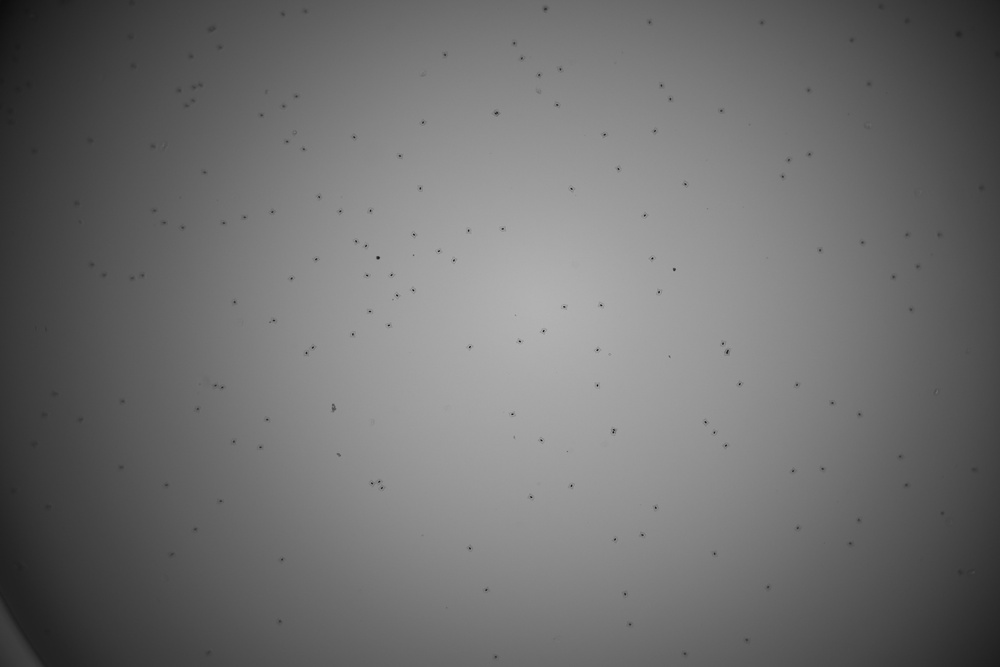
#> input picture Barcode Beads Detection/img/W_A1_0_3.jpg, 1000 x 667 px, shrunk from 5472 x 3648 before the run
$ python main.py
#> lines starting #> are read from the running program, lines starting #| are printed output that depends on the picture; after the words box and inside, x2 and y2 are one past the last pixel; in counts of white or black regions, pixels touching at a corner belong together
### Barcode Beads Detection/func.py
import numpy as np
from numpy.lib.stride_tricks import as_strided

def _rgb2gray(rgb):
    gray = np.dot(rgb[...,:3], [0.2989, 0.5870, 0.1140])
    return np.round(gray, 0)

def _pad_with(vector, pad_width, iaxis, kwargs):
    pad_value = kwargs.get('padder', 0)
    vector[:pad_width[0]] = pad_value
    vector[-pad_width[1]:] = pad_value

def _pad(X, k, padder=0):
    XX_shape = tuple(np.subtract(X.shape, k.shape) + 1)
    if XX_shape!=X.shape:
        P = np.subtract(X.shape, XX_shape) // 2
        if len(np.unique(P))!=1:
            print('kernel is not square matrix')
        else:
            X_ = np.pad(X, P[0], _pad_with, padder=padder)
    else:
        X_ = np.copy(X)
    return X_

def _dilation(X, k):
    X = ~(X.astype(bool)) * 1
    X_pad = _pad(X, k, padder=1)
    view_shape = tuple(np.subtract(X_pad.shape, k.shape) + 1) + k.shape
    strides = X_pad.strides + X_pad.strides
    sub_matrices = as_strided(X_pad, view_shape, strides)
    cv = np.einsum('klij,ij->kl', sub_matrices, k)
    cv_ = cv // (k.shape[0] * k.shape[1])

    return ~(cv_.astype(bool)) * 1

def _erosion(X, k):
    X_pad = _pad(X, k)
    view_shape = tuple(np.subtract(X_pad.shape, k.shape) + 1) + k.shape
    strides = X_pad.strides + X_pad.strides
    sub_matrices = as_strided(X_pad, view_shape, strides)
    cv = np.einsum('klij,ij->kl', sub_matrices, k)

    return cv // (k.shape[0] * k.shape[1])

def _conv2d(X, k):
    k_ = k / (k.shape[0] * k.shape[1])
    X_pad = _pad(X, k_)
    view_shape = tuple(np.subtract(X_pad.shape, k_.shape) + 1) + k_.shape
    strides = X_pad.strides + X_pad.strides
    sub_matrices = as_strided(X_pad, view_shape, strides)
    cv = np.einsum('klij,ij->kl', sub_matrices, k_)
    return cv

def gaussian_kernel(size, sigma):
    size = int(size) // 2
    x, y = np.mgrid[-size:size+1, -size:size+1]
    normal = 1 / (2.0 * np.pi * sigma**2)
    g =  np.exp(-((x**2 + y**2) / (2.0*sigma**2))) * normal
    return g

def _adpt_thold(image, kernel_size, c):
    sigma = 0.3 * ((kernel_size - 1) * 0.5 - 1) + 0.8
    k = gaussian_kernel(kernel_size, sigma=sigma)
    img_pad = _pad(image, k)
    view_shape = tuple(np.subtract(img_pad.shape, k.shape) + 1) + k.shape
    strides = img_pad.strides + img_pad.strides
    sub_matrices = as_strided(img_pad, view_shape, strides)
    thold = np.einsum('klij,ij->kl', sub_matrices, k) - c
    img_adpt_thold = (~np.greater(image, thold)) / np.sum(k) * 1
    return img_adpt_thold

### Barcode Beads Detection/main.py
import cv2
import argparse
import os
import time
import func
import config

tStart = time.time()
#%% args
parser = argparse.ArgumentParser()
parser.add_argument('-I','--image',
                   default='./img/W_A1_0_3.jpg',
                   help='input image')

parser.add_argument('-O','--output',
                    default='./result',
                    help='output path')

args = parser.parse_args()

#%% read & gray
image_org = cv2.imread(args.image)
#> image_org is the input picture: shape (667, 1000, 3); min 12, max 182, mean 110.6
image = func._rgb2gray(image_org)
#%% conv2
img_cv = func._conv2d(image, config.k_cv)
#> in _conv2d, `strides = X_pad.strides + X_pad.strides`: strides = (8080, 8, 8080, 8)
#%% adpt_thold
img_adpt_thold = func._adpt_thold(img_cv, kernel_size=config.k_adpt_size, c=config.c)
#> call 2 of _pad, with padder = 0
#> in _pad (call 2), `X_ = np.pad(X, P[0], _pad_with, padder=padder)`:
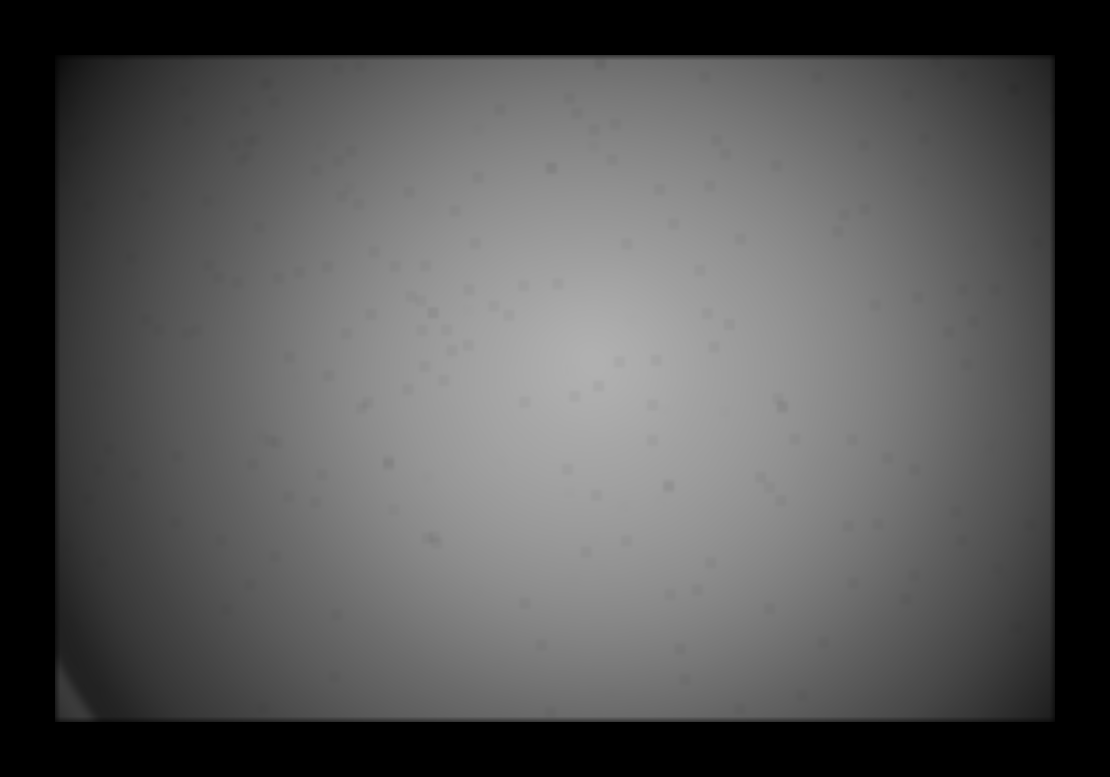
#> X_: shape (777, 1110) float64; min 0, max 176.9, mean 85.2
#> in _adpt_thold, `strides = img_pad.strides + img_pad.strides`: strides = (8880, 8, 8880, 8)
#> in _adpt_thold, `thold = np.einsum('klij,ij->kl', sub_matrices, k) - c`:
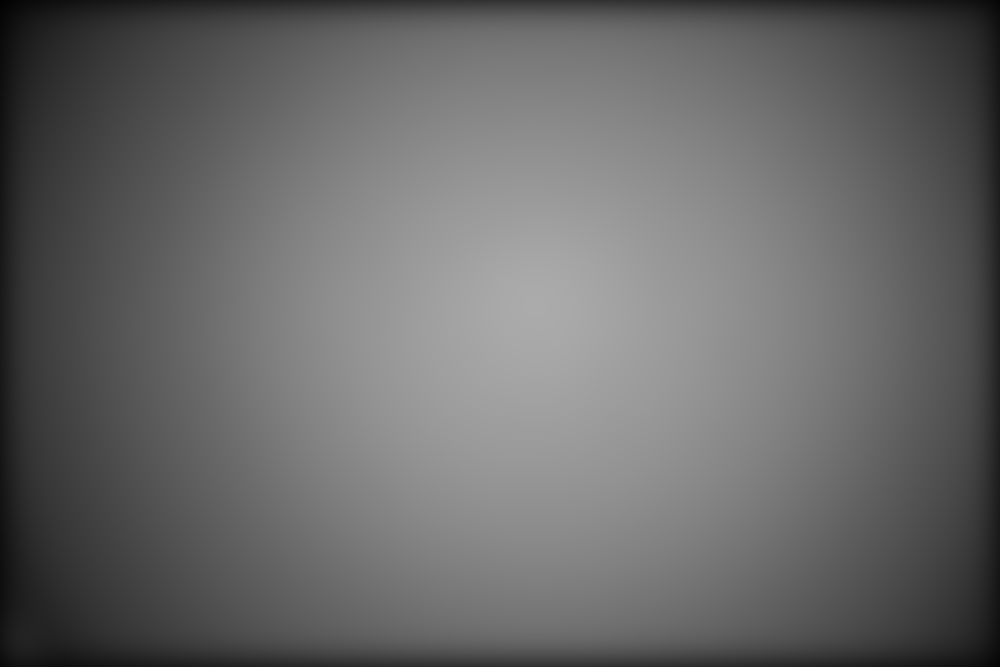
#> thold: shape (667, 1000) float64; min 2.02, max 171.3, mean 104.8
#> in _adpt_thold, `img_adpt_thold = (~np.greater(image, thold)) / np.sum(k) * 1`:
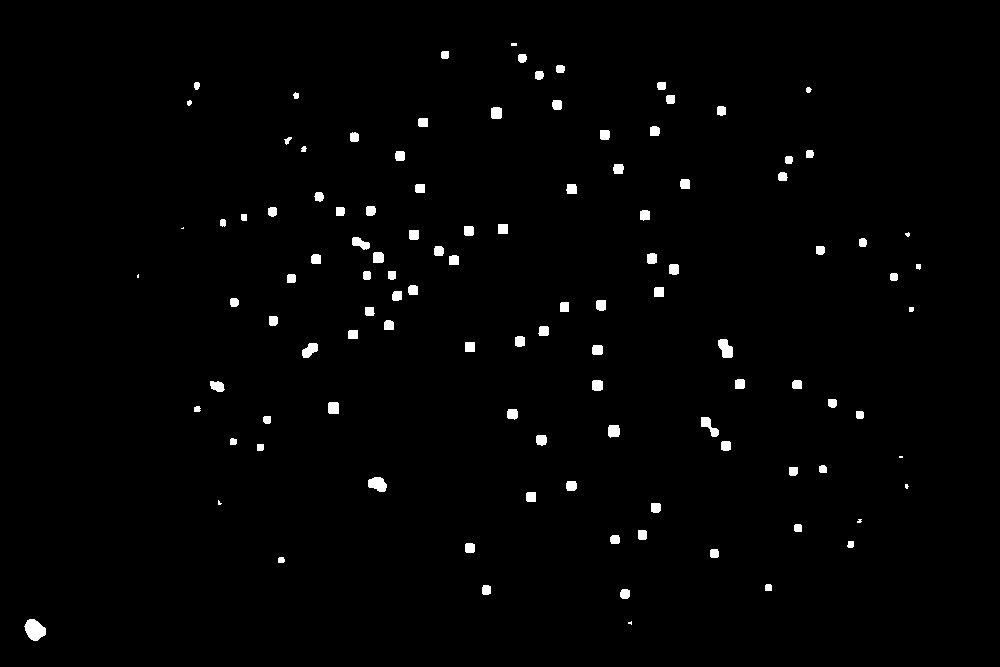
#> img_adpt_thold: shape (667, 1000) float64; values 0 (black) and 1 (white), 1.3% white; 110 white regions (9 under 20 px), largest, box (x1, y1, x2, y2) and area: (24, 619, 46, 641) 333, (368, 477, 387, 492) 211, (718, 339, 733, 358) 206
#%% dilation
img_d = func._dilation(img_adpt_thold, config.k_d)
#> call 3 of _pad, with k = array of shape (5, 5), padder = 1
#> in _pad (call 3), `X_ = np.pad(X, P[0], _pad_with, padder=padder)`:
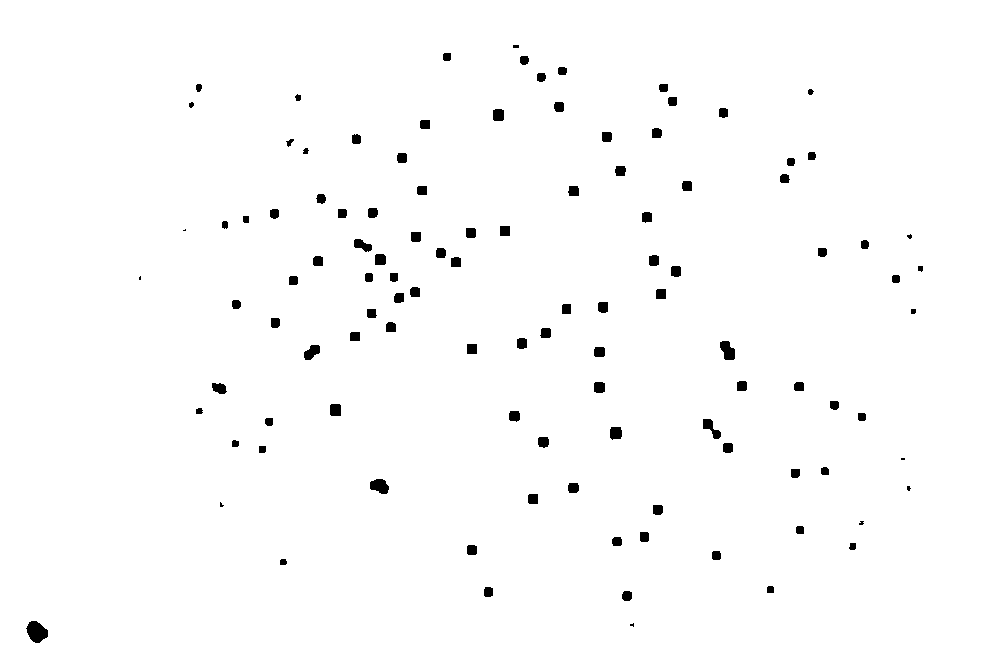
#> X_: shape (671, 1004) int64; values 0 (black) and 1 (white), 98.7% white; 110 black regions (9 under 20 px), largest, box (x1, y1, x2, y2) and area: (26, 621, 48, 643) 333, (370, 479, 389, 494) 211, (720, 341, 735, 360) 206
#> in _dilation, `strides = X_pad.strides + X_pad.strides`: strides = (8032, 8, 8032, 8)
#> in _dilation, `cv_ = cv // (k.shape[0] * k.shape[1])`: cv_: shape (667, 1000) float64; values 0 (black) and 1 (white), 97.2% white; 109 black regions, largest, box (x1, y1, x2, y2) and area: (22, 617, 48, 643) 525, (350, 235, 386, 265) 506, (366, 475, 389, 494) 363
#%% erosion
img_e = func._erosion(img_d, config.k_e)
#> call 4 of _pad, with k = array of shape (5, 5), padder = 0
#> in _pad (call 4), `X_ = np.pad(X, P[0], _pad_with, padder=padder)`:
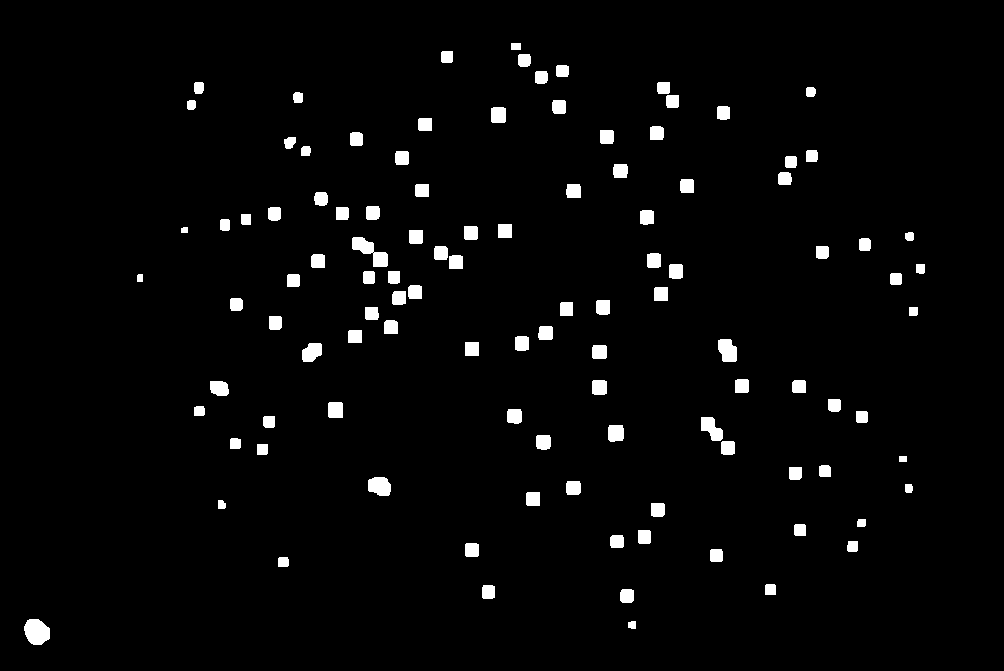
#> X_: shape (671, 1004) int64; values 0 (black) and 1 (white), 2.8% white; 109 white regions, largest, box (x1, y1, x2, y2) and area: (24, 619, 50, 645) 525, (352, 237, 388, 267) 506, (368, 477, 391, 496) 363
#> in _erosion, `cv = np.einsum('klij,ij->kl', sub_matrices, k)`:
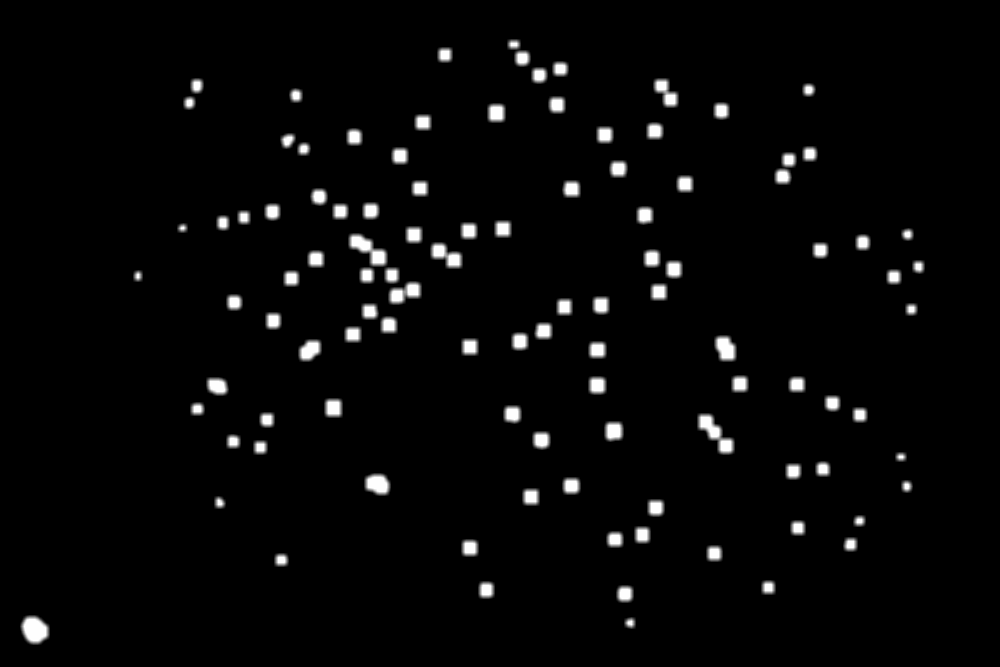
#> cv: shape (667, 1000) float64; min 0, max 25, mean 0.7; drawn with min black and max white
#%% save
result = (~img_e.astype(bool)) * 255
fn = args.image.split('/')[-1]
cv2.imwrite(os.path.join(args.output, 'result_' + fn), result)

tEnd = time.time()
print ("\n" + "It cost {:.4f} sec" .format(tEnd-tStart))
